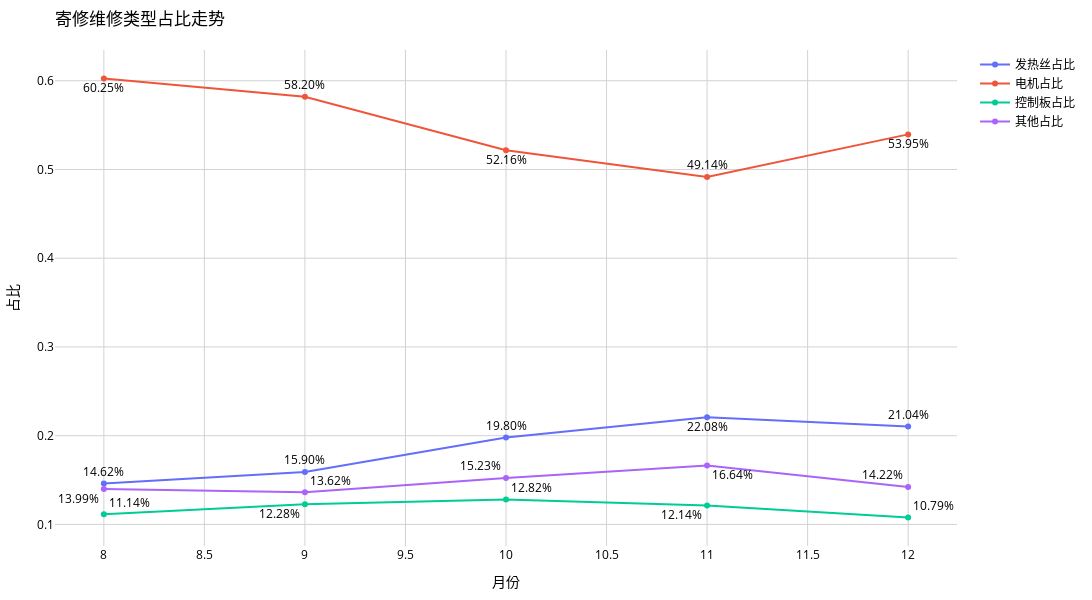

Source (notebook cell):
### Code cell
import pandas as pd
import numpy as np
import plotly.graph_objects as go

# 读取数据
pj = pd.read_parquet('更换配件明细8-12.parquet')

# 筛选数据
pj = pj.query("`[产品名称].[产品型号]` == '产成品-吹风机'")

# 处理时间列
pj['创建时间_日期'] = pd.to_datetime(pj['创建时间']).dt.month

# 分类配件
pj['配件'] = np.where(
    pj['备件名称'].str.contains('发热丝'), '发热丝',
    np.where(
        pj['备件名称'].str.contains('电机'), '电机',
        np.where(
            pj['备件名称'].str.contains('控制板'), '控制板', '其他'
        )
    )
)

# 设置权重
pj['权重'] = np.where(
    pj['配件'] == '发热丝', 3,
    np.where(
        pj['配件'] == '电机', 2,
        np.where(
            pj['配件'] == '控制板', 4, 1
        )
    )
)

# 按权重排序并去重
pj_sort = pj.sort_values(by='权重', ascending=False)
pj = pj_sort.drop_duplicates(subset=['服务单号'], keep='first')
pj.to_excel('寄修类型统计8-12.xlsx', index=False)

# 数据透视
data = pj[['创建时间_日期', '配件', '数量']].copy()
data = data.pivot_table(index='创建时间_日期', columns='配件', values='数量', aggfunc='sum')
x = data.reset_index()
x.to_csv('wd.csv',index=False)

# 计算总计和占比
x['总计'] = x[['其他', '发热丝', '电机', '控制板']].sum(axis=1)
x['发热丝占比'] = x['发热丝'] / x['总计']
x['电机占比'] = x['电机'] / x['总计']
x['控制板占比'] = x['控制板'] / x['总计']
x['其他占比'] = x['其他'] / x['总计']

# 创建图表
fig = go.Figure()

# 定义每条线的标签位置
textpositions = {
    '发热丝占比': ['top center', 'top center', 'top center', 'bottom center', 'top center'],
    '电机占比': ['bottom center', 'top center', 'bottom center', 'top center', 'bottom center'],
    '控制板占比': ['top right', 'bottom left', 'top right', 'bottom left', 'top right'],
    '其他占比': ['bottom left', 'top right', 'top left', 'bottom right', 'top left']
}

# 遍历占比列
for column in x.columns[6:10]:  # 仅遍历占比列
    fig.add_trace(go.Scatter(
        x=x['创建时间_日期'],
        y=x[column],
        mode='lines+markers+text',
        name=column,
        text=x[column].apply(lambda x: f'{x:.2%}'),  # 将数据标签格式化为百分比
        textposition=textpositions[column],  # 为每条线设置不同的标签位置
        textfont=dict(size=12, color="black"),  # 设置字体大小和颜色
    ))

# 设置标题和标签
fig.update_layout(
    plot_bgcolor='white',  # 绘图区域背景颜色
    paper_bgcolor='white',  # 整个图表区域背景颜色
    title="寄修维修类型占比走势",
    xaxis_title="月份",
    yaxis_title="占比",
    font=dict(size=12, color="black"),
    xaxis=dict(showgrid=True, gridcolor='lightgray'),
    yaxis=dict(showgrid=True, gridcolor='lightgray'),
    margin=dict(l=50, r=50, t=50, b=50),  # 调整边距
    height=600,  # 调整图表高度
    width=1200,  # 调整图表宽度

)

# 显示图表
fig.show()

### Figure 1 — Plotly figure (JSON) as saved in the notebook; plotly's stock layout.template omitted (floating-point values rounded to 4 significant figures)
{"data": [{"mode": "lines+markers+text", "name": "发热丝占比", "text": ["14.62%", "15.90%", "19.80%", "22.08%", "21.04%"], "textfont": {"color": "black", "size": 12}, "textposition": ["top center", "top center", "top center", "bottom center", "top center"], "type": "scatter", "x": [8, 9, 10, 11, 12], "y": [0.1462, 0.159, 0.198, 0.2208, 0.2104]}, {"mode": "lines+markers+text", "name": "电机占比", "text": ["60.25%", "58.20%", "52.16%", "49.14%", "53.95%"], "textfont": {"color": "black", "size": 12}, "textposition": ["bottom center", "top center", "bottom center", "top center", "bottom center"], "type": "scatter", "x": [8, 9, 10, 11, 12], "y": [0.6025, 0.582, 0.5216, 0.4914, 0.5395]}, {"mode": "lines+markers+text", "name": "控制板占比", "text": ["11.14%", "12.28%", "12.82%", "12.14%", "10.79%"], "textfont": {"color": "black", "size": 12}, "textposition": ["top right", "bottom left", "top right", "bottom left", "top right"], "type": "scatter", "x": [8, 9, 10, 11, 12], "y": [0.1114, 0.1228, 0.1282, 0.1214, 0.1079]}, {"mode": "lines+markers+text", "name": "其他占比", "text": ["13.99%", "13.62%", "15.23%", "16.64%", "14.22%"], "textfont": {"color": "black", "size": 12}, "textposition": ["bottom left", "top right", "top left", "bottom right", "top left"], "type": "scatter", "x": [8, 9, 10, 11, 12], "y": [0.1399, 0.1362, 0.1523, 0.1664, 0.1422]}], "layout": {"font": {"color": "black", "size": 12}, "height": 600, "margin": {"b": 50, "l": 50, "r": 50, "t": 50}, "paper_bgcolor": "white", "plot_bgcolor": "white", "title": {"text": "寄修维修类型占比走势"}, "width": 1200, "xaxis": {"gridcolor": "lightgray", "showgrid": true, "title": {"text": "月份"}}, "yaxis": {"gridcolor": "lightgray", "showgrid": true, "title": {"text": "占比"}}}}
